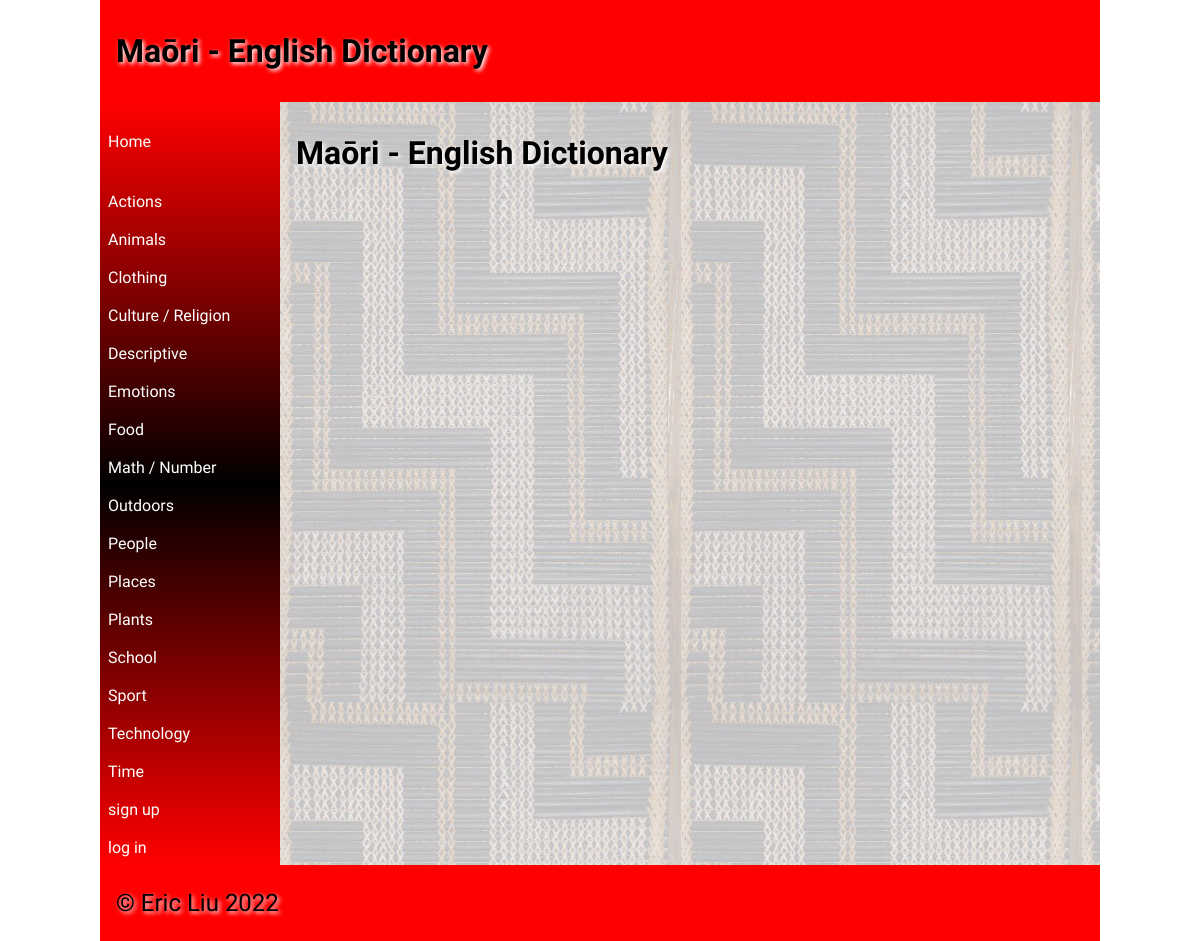
The page / on the database its author committed.
### tables this page shows
CREATE TABLE Category
(
	id integer
		constraint Category_pk
			primary key autoincrement,
	Category varchar(30)
);

### app.py (the view)
@app.route('/')
def render_homepage():
    con = create_connection(DB_NAME)
    query = "SELECT Category FROM Category"
    cur = con.cursor()
    cur.execute(query)
    Category_list = cur.fetchall()
    con.close()
    return render_template('home.html', Categorys=Category_list, logged_in=is_logged_in())

### app.py (called while the page is built)
def create_connection(db_file):
    try:
        connection = sqlite3.connect(db_file)
        return connection
    except Error as e:
        print(e)
    return None

def is_logged_in():
    if session.get("email") is None:
        print("not logged in")
        return False
    else:
        print("logged in")
        return True

### templates/home.html (shortened to what this page needs)
{% extends 'base.html' %}
{% block heading %}Maōri - English Dictionary{% endblock %}
{% block main %}
<div><h1>Maōri - English Dictionary</h1></div>
{% endblock %}

### templates/base.html (shortened to what this page needs)
<!doctype html>
<html lang="en">
<head>
	<link href="{{ url_for('static', filename='css/style.css') }}" rel="stylesheet">
</head>
<body>
	<div id="container">
		<header>
			<h1>{% block heading %}{% endblock %}</h1>
		</header>
		<nav>
			<ul>
                <li><a href="\">Home</a></li>
				<br><br>
				<div class="Categorys">
    {% for Category in Categorys %}
         <div class="product-box">
             <a href="/word/{{Category[0]}}">{{Category[0]}}</a>
			 <br><br>
         </div>
         {% endfor %}
    </div>
				<a href="/signup">sign up</a>
				<br><br>
				{% if logged_in %}
				<a href="/logout">log out</a>
				{% else %}
				<a href="/login">log in</a>
				{% endif %}
			</ul>
		</nav>
		<main>
            {% block main%}{% endblock %}
        </main>
		<footer>
			<p>
				&copy; Eric Liu 2022
			</p>
		</footer>
	</div>
</body>
</html>

### static/css/style.css (style rules this page uses)
* { font-family: Comfortaa, sans-serif; margin: 0; padding: 0; box-sizing: border-box; }
#container { display: grid; grid-template-columns: 75px auto; grid-template-areas: 'nav header' 'main main' 'footer footer'; }
header { grid-area: header; background-color: #f00; padding: 1rem; }
nav { grid-area: nav; }
main { grid-area: main; padding: 1rem; background-color: #edd; }
h1, h2, h3, h4 { padding: 1rem 0; font-family: 'Suez One', serif; color: #000; text-shadow: 2px 2px 4px #fff; }
p { padding: 0.5rem 0; }
a { color: #222; }
footer { grid-area: footer; padding: 1rem; background-color: #f00; }
footer p { color: #000; text-shadow: 2px 2px 4px #fff; font-size: 1.5rem; }
@media only screen and (min-width: 768px) { #container { grid-template-columns: 180px auto; grid-template-areas: 'header header' 'nav main' 'footer footer'; } }
@media only screen and (min-width: 768px) { nav { background: linear-gradient(180deg, rgba(255,0,0,1) 0%, rgba(0, 0, 0, 1) 50%, rgba(255,0,0,1) 100%); padding: 0.5rem; } }
@media only screen and (min-width: 768px) { nav ul { list-style: none; } }
@media only screen and (min-width: 768px) { nav li { padding: 0.2rem 0; } }
@media only screen and (min-width: 768px) { nav a { color: #fff; text-decoration: none; } }
@media only screen and (min-width: 768px) { main { background-image: url('/poutama.jpg'); } }
@media only screen and (min-width: 1000px) { #container { width: 1000px; margin: auto; } }

### rows shown on the page
Category: Category "Actions"
Category: Category "Animals"
Category: Category "Clothing"
Category: Category "Culture / Religion"
Category: Category "Descriptive"
Category: Category "Emotions"
Category: Category "Food"
Category: Category "Math / Number"
Category: Category "Outdoors"
Category: Category "People"
Category: Category "Places"
Category: Category "Plants"
Category: Category "School"
Category: Category "Sport"
Category: Category "Technology"
Category: Category "Time"
